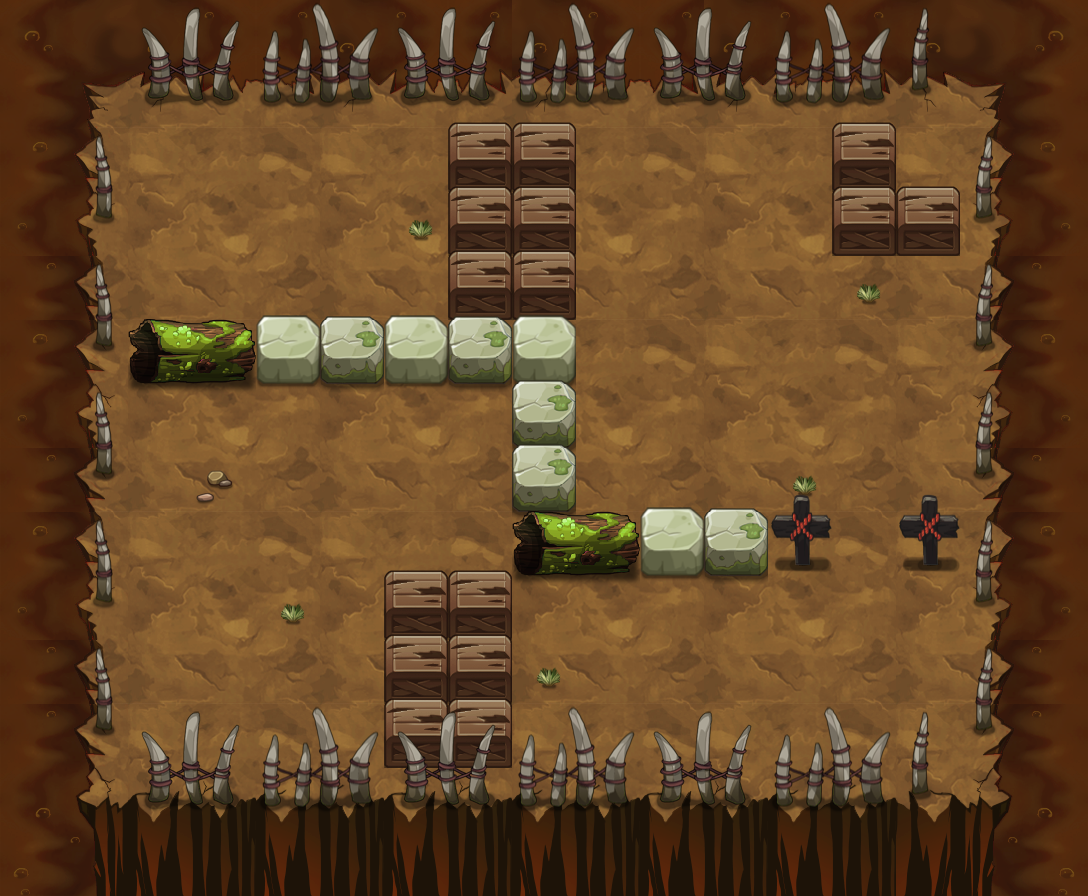

The image is a tile-based game level rendered from a .tmx file. Its description and source (layers, tilesets, objects; grid data summarised) follow:
An orthogonal 17x14 tile map with 64x64 px tiles, 16 tile layers (PASS, 块层 2, 块层 5, 块层 3, ...) and 19 objects (15x TRAP, 3x yjws1, PLAYER).

<map version="1.0" orientation="orthogonal" width="17" height="14" tilewidth="64" tileheight="64">
 <properties>
  <property name="DESTRY1" value="25" />
  <property name="DESTRY2" value="27" />
  <property name="DESTRY_COUNT" value="2" />
  <property name="EXP" value="980" />
  <property name="ITEM" value="D036" />
  <property name="MONEY" value="1470" />
 </properties>
 <tileset firstgid="1" name="yjbl" tilewidth="64" tileheight="64">
  <image source="yjbl-hd.png" width="900" height="1200" />
 </tileset>
 <layer name="PASS" width="17" height="14">
  <data>[238 cells, 140 non-empty, 10 distinct tile ids]</data>
 </layer>
 <layer name="块层 2" width="17" height="14">
  <data>[238 cells, 238 non-empty, 31 distinct tile ids]</data>
 </layer>
 <layer name="块层 5" width="17" height="14">
  <data>[238 cells, 13 non-empty, 4 distinct tile ids]</data>
 </layer>
 <layer name="块层 3" width="17" height="14">
  <data>[238 cells, 65 non-empty, 12 distinct tile ids]</data>
 </layer>
 <layer name="块层 6" width="17" height="14">
  <data>[238 cells, 30 non-empty, 6 distinct tile ids]</data>
 </layer>
 <layer name="SHELTER 11" width="17" height="14">
  <data>[238 cells, 13 non-empty, 5 distinct tile ids]</data>
 </layer>
 <layer name="SHELTER 10" width="17" height="14">
  <data>[238 cells, 2 non-empty, 1 distinct tile ids]</data>
 </layer>
 <layer name="SHELTER 9" width="17" height="14">
  <data>[238 cells, 2 non-empty, 1 distinct tile ids]</data>
 </layer>
 <layer name="SHELTER 8" width="17" height="14">
  <data>[238 cells, 2 non-empty, 1 distinct tile ids]</data>
 </layer>
 <layer name="SHELTER 7" width="17" height="14">
  <data>[238 cells, 6 non-empty, 5 distinct tile ids]</data>
 </layer>
 <layer name="SHELTER 6" width="17" height="14">
  <data>[238 cells, 1 non-empty, 1 distinct tile ids]</data>
 </layer>
 <layer name="SHELTER 5" width="17" height="14">
  <data>[238 cells, 1 non-empty, 1 distinct tile ids]</data>
 </layer>
 <layer name="SHELTER 4" width="17" height="14">
  <data>[238 cells, 7 non-empty, 4 distinct tile ids]</data>
 </layer>
 <layer name="SHELTER 3" width="17" height="14">
  <data>[238 cells, 2 non-empty, 1 distinct tile ids]</data>
 </layer>
 <layer name="SHELTER 2" width="17" height="14">
  <data>[238 cells, 4 non-empty, 1 distinct tile ids]</data>
 </layer>
 <layer name="SHELTER 1" width="17" height="14">
  <data>[238 cells, 3 non-empty, 1 distinct tile ids]</data>
 </layer>
 <objectgroup name="对象层 1" width="34" height="28">
  <object name="PLAYER" type="PLAYER" x="128" y="256" width="64" height="64" />
  <object name="block_control1" type="TRAP" x="896" y="128" width="64" height="64">
   <properties>
    <property name="trap_ani" value="switch.actor" />
    <property name="trap_floor" value="true" />
    <property name="trap_id" value="0" />
    <property name="trap_script" value="trap(&quot;block_control1&quot;):setOpened(false);trap(&quot;block1&quot;):setOpened(false)" />
    <property name="trap_sound_id" value="2" />
    <property name="trap_start_mode" value="0" />
    <property name="trap_state" value="open" />
   </properties>
  </object>
  <object name="block1" type="TRAP" x="832" y="512" width="64" height="64">
   <properties>
    <property name="trap_ani" value="blok1.actor" />
    <property name="trap_blok" value="true" />
    <property name="trap_id" value="0" />
   </properties>
  </object>
  <object name="belt_up" type="TRAP" x="512" y="576" width="64" height="64">
   <properties>
    <property name="lua_ai" value="trap_belt_up_ai" />
    <property name="trap_ani" value="belt_up.actor" />
    <property name="trap_floor" value="true" />
   </properties>
  </object>
  <object name="belt_up" type="TRAP" x="512" y="640" width="64" height="64">
   <properties>
    <property name="lua_ai" value="trap_belt_up_ai" />
    <property name="trap_ani" value="belt_up.actor" />
    <property name="trap_floor" value="true" />
   </properties>
  </object>
  <object name="belt_up" type="TRAP" x="512" y="704" width="64" height="64">
   <properties>
    <property name="lua_ai" value="trap_belt_up_ai" />
    <property name="trap_ani" value="belt_up.actor" />
    <property name="trap_floor" value="true" />
   </properties>
  </object>
  <object name="belt_up" type="TRAP" x="768" y="576" width="64" height="64">
   <properties>
    <property name="lua_ai" value="trap_belt_up_ai" />
    <property name="trap_ani" value="belt_up.actor" />
    <property name="trap_floor" value="true" />
   </properties>
  </object>
  <object name="belt_up" type="TRAP" x="768" y="640" width="64" height="64">
   <properties>
    <property name="lua_ai" value="trap_belt_up_ai" />
    <property name="trap_ani" value="belt_up.actor" />
    <property name="trap_floor" value="true" />
   </properties>
  </object>
  <object name="belt_up" type="TRAP" x="768" y="704" width="64" height="64">
   <properties>
    <property name="lua_ai" value="trap_belt_up_ai" />
    <property name="trap_ani" value="belt_up.actor" />
    <property name="trap_floor" value="true" />
   </properties>
  </object>
  <object name="belt_down" type="TRAP" x="640" y="576" width="64" height="64">
   <properties>
    <property name="lua_ai" value="trap_belt_down_ai" />
    <property name="trap_ani" value="belt_down.actor" />
    <property name="trap_floor" value="true" />
   </properties>
  </object>
  <object name="belt_down" type="TRAP" x="640" y="640" width="64" height="64">
   <properties>
    <property name="lua_ai" value="trap_belt_down_ai" />
    <property name="trap_ani" value="belt_down.actor" />
    <property name="trap_floor" value="true" />
   </properties>
  </object>
  <object name="belt_down" type="TRAP" x="640" y="704" width="64" height="64">
   <properties>
    <property name="lua_ai" value="trap_belt_down_ai" />
    <property name="trap_ani" value="belt_down.actor" />
    <property name="trap_floor" value="true" />
   </properties>
  </object>
  <object name="yjws1" x="256" y="512" width="64" height="64">
   <properties>
    <property name="buff_type" value="fire_shell" />
    <property name="lua_ai" value="monster_yjws_ai" />
    <property name="quality" value="yjws1.quality" />
   </properties>
  </object>
  <object name="yjws1" x="768" y="320" width="64" height="64">
   <properties>
    <property name="buff_type" value="fire_shell" />
    <property name="lua_ai" value="monster_yjws_ai" />
    <property name="quality" value="yjws1.quality" />
   </properties>
  </object>
  <object name="yjws1" x="832" y="640" width="64" height="64">
   <properties>
    <property name="buff_type" value="fire_shell" />
    <property name="lua_ai" value="monster_yjws_ai" />
    <property name="quality" value="yjws1.quality" />
   </properties>
  </object>
  <object name="staff_driger_control" type="TRAP" x="0" y="832" width="64" height="64">
   <properties>
    <property name="trap_delay" value="10" />
    <property name="trap_id" value="0" />
    <property name="trap_script" value="trap(&quot;staff_driger&quot;):setOpened(true);" />
    <property name="trap_start_mode" value="2" />
    <property name="trap_state" value="open" />
   </properties>
  </object>
  <object name="staff_driger" type="TRAP" x="576" y="704" width="64" height="64">
   <properties>
    <property name="trap_ani" value="driger.actor" />
    <property name="trap_floor" value="true" />
    <property name="trap_id" value="0" />
    <property name="trap_script" value="target(&quot;PLAYER&quot;):setCurrentUseSkill(  make_ice_staff_skill()  );target(&quot;PLAYER&quot;):setEffectAnimateName(&quot;find_player.ani&quot;);trap(&quot;staff_driger&quot;):setOpened(false)" />
    <property name="trap_start_mode" value="0" />
    <property name="trap_state" value="open" />
   </properties>
  </object>
  </objectgroup>
</map>
<!-- 2 of 19 objects omitted -->
